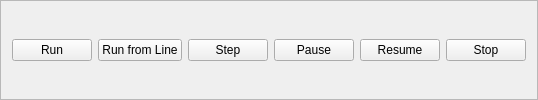
     <widget class="QFrame" name="frame_2">
      <property name="frameShape">
       <enum>QFrame::StyledPanel</enum>
      </property>
      <property name="frameShadow">
       <enum>QFrame::Raised</enum>
      </property>
      <layout class="QGridLayout" name="gridLayout_10">
       <item row="0" column="0">
        <widget class="QPushButton" name="run_pb">
         <property name="text">
          <string>Run</string>
         </property>
         <property name="led_indicator" stdset="0">
          <bool>true</bool>
         </property>
        </widget>
       </item>
       <item row="0" column="3">
        <widget class="QPushButton" name="pause_pb">
         <property name="text">
          <string>Pause</string>
         </property>
        </widget>
       </item>
       <item row="0" column="2">
        <widget class="QPushButton" name="step_pb">
         <property name="text">
          <string>Step</string>
         </property>
        </widget>
       </item>
       <item row="0" column="4">
        <widget class="QPushButton" name="resume_pb">
         <property name="text">
          <string>Resume</string>
         </property>
        </widget>
       </item>
       <item row="0" column="1">
        <widget class="QPushButton" name="run_from_line_pb">
         <property name="text">
          <string>Run from Line</string>
         </property>
        </widget>
       </item>
       <item row="0" column="5">
        <widget class="QPushButton" name="stop_pb">
         <property name="text">
          <string>Stop</string>
         </property>
        </widget>
       </item>
      </layout>
     </widget>
